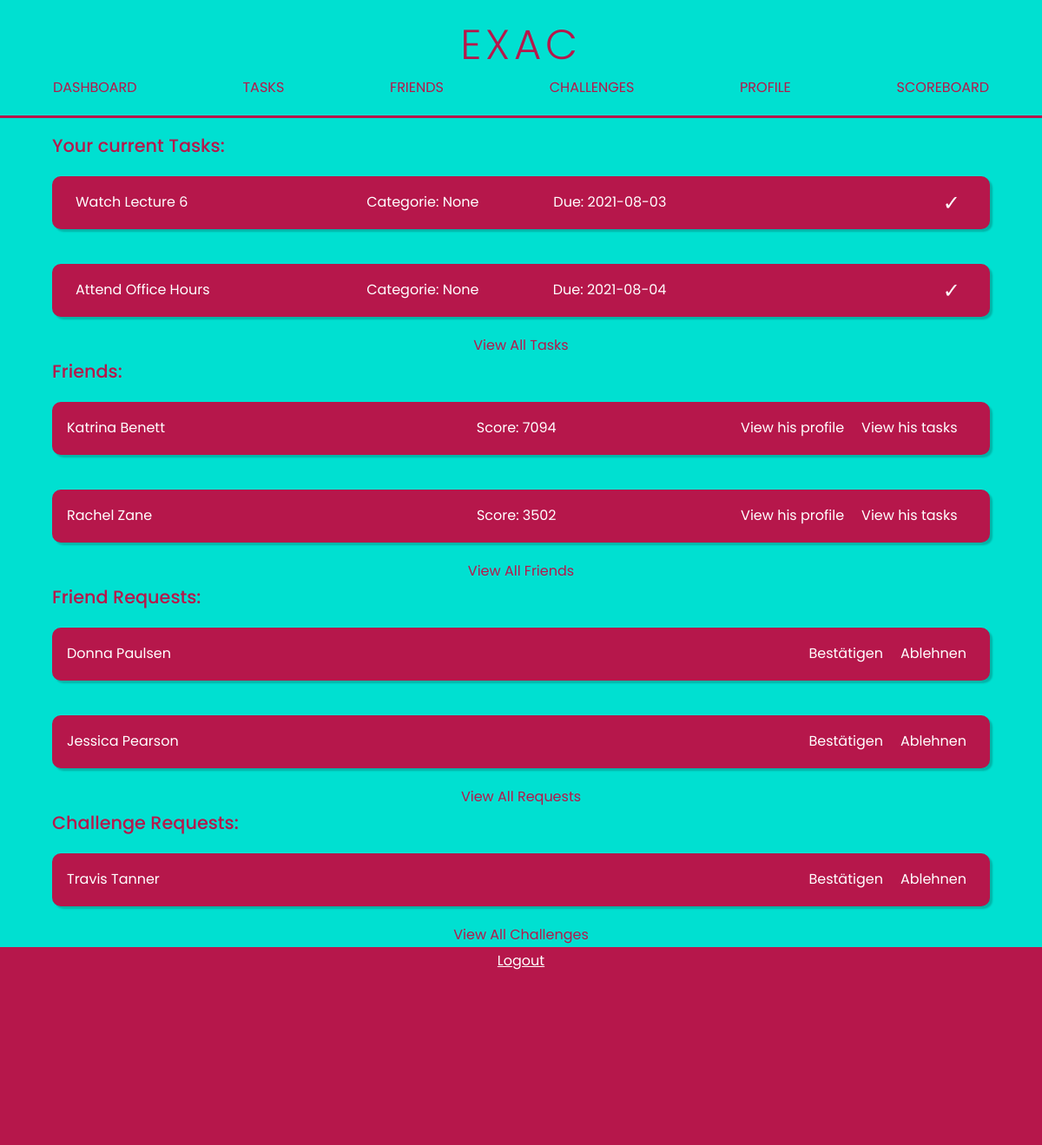
The page / (signed in) on the database as committed earlier.
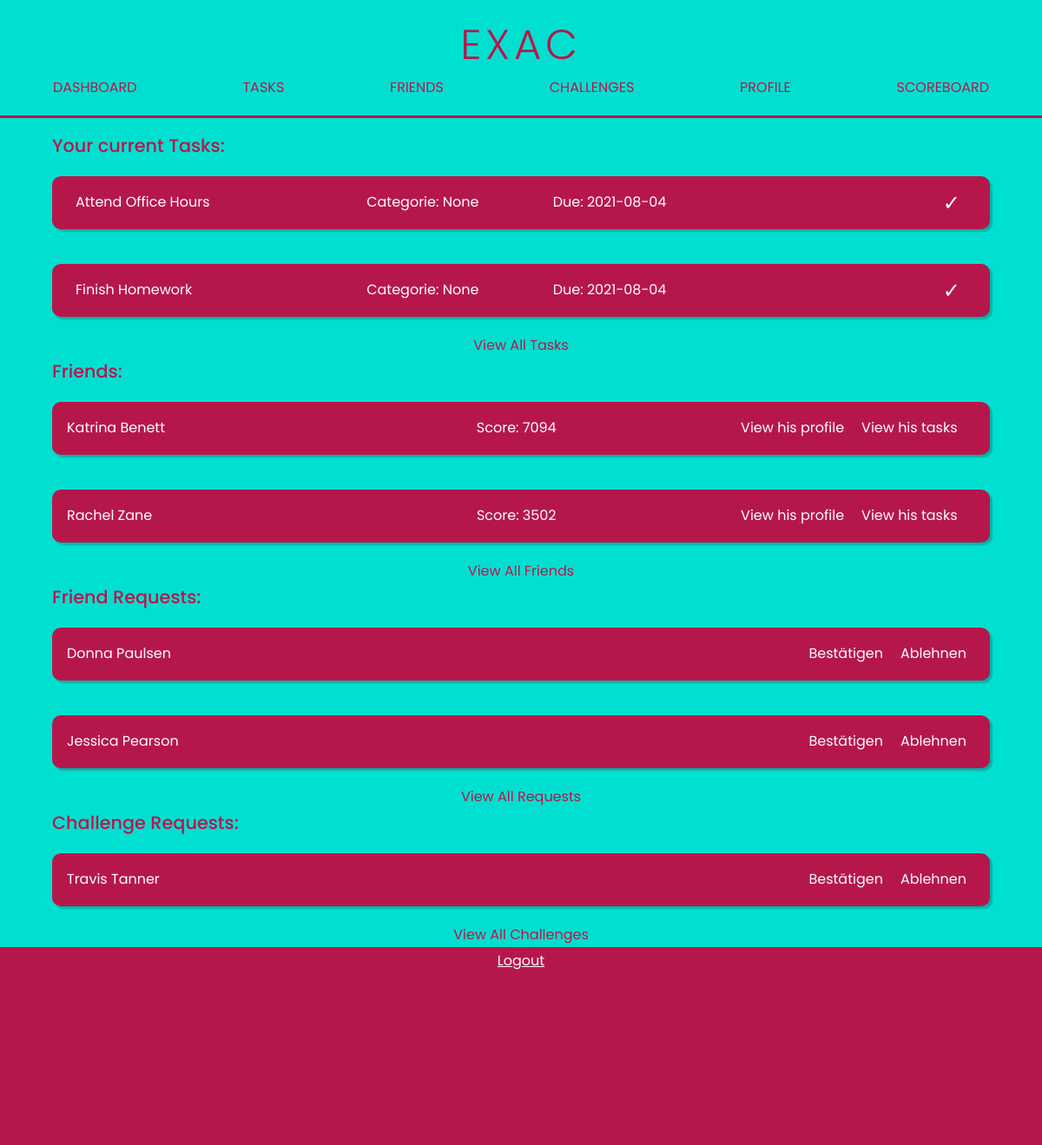
The same page on the database as committed later.
### tables this page shows
CREATE TABLE tasks(id INTEGER PRIMARY KEY, name TEXT NOT NULL, due DATE, description TEXT, user_id INTEGER, priority INTEGER, fullfilled BOOLEAN NOT NULL, fullfilled_date DATE, private BOOLEAN NOT NULL, project_id INTEGER, categorie TEXT, score INTEGER DEFAULT 10, FOREIGN KEY(project_id) REFERENCES projects(id), FOREIGN KEY(user_id) REFERENCES users(id));

CREATE TABLE users (id INTEGER PRIMARY KEY, email TEXT NOT NULL UNIQUE, username TEXT NOT NULL UNIQUE, hash TEXT NOT NULL);

CREATE TABLE scores(id INTEGER PRIMARY KEY, user_id INTEGER NOT NULL, score INTEGER NOT NULL, score_work INTEGER DEFAULT 0, score_daily INTEGER DEFAULT 0, score_health INTEGER DEFAULT 0, score_education INTEGER DEFAULT 0, FOREIGN KEY (user_id) REFERENCES users(id));

### application.py (the view)
@app.route("/")
@login_required
def index():
    incoming_friend_requests, outgoind_friend_requests = getRequests(
        session.get("user_id"), 0)
    incoming_challenge_requests, outgoing_challenge_requests = getRequests(
        session.get("user_id"), 1)
    friends = getFriends()
    challenges = getChallenges(False)
    tasks = getTasks()
    return render_template(
        "index.html",
        incoming_challenge_requests=list(incoming_challenge_requests)[:2],
        incoming_friend_requests=list(incoming_friend_requests)[:2],
        friends=list(friends)[:2],
        challenges=list(challenges)[:2],
        tasks=tasks[:2])

### application.py (called while the page is built, shortened)
@app.after_request
def after_request(response):
    response.headers["Cache-Control"] = "no-cache, no-store, must-revalidate"
    response.headers["Expires"] = 0
    response.headers["Pragma"] = "no-cache"
    return response

def getFriends():
    user_id = session.get("user_id")
    friends = set()
    friends_list_first = db.execute(
        "SELECT * FROM friends WHERE first_user_id = ? ", user_id)
    friends_list_second = db.execute(
        "SELECT * FROM friends WHERE second_user_id = ?", user_id)
    for entry in friends_list_second:
        friend_information = db.execute("SELECT * FROM users WHERE id = ?",
                                        entry["first_user_id"])
        friend_score = db.execute("SELECT * FROM scores WHERE user_id = ?",
                                  entry["first_user_id"])
        try:
            score = friend_score[0]["score"]
        except:
            score = "xxxx"
        friend = (score, friend_information[0]["username"])
        friends.add(friend)
    return friends

### helpers.py (called while the page is built)
def getTasks():
    return db.execute("SELECT * FROM tasks WHERE user_id=? AND fullfilled=0",
                      session.get("user_id"))

### templates/index.html (shortened to what the changed rows need)
{% extends "template.html" %}
{% block main %}
<div class="container">
    {%if tasks %}
    <div class="left-align"> <h1 >Your current Tasks: </h1></div>
    {% for task in tasks %}
    <form method="GET" action="/tasks/edit" style="width: 100%" id="{{task.id}}">
        <a class="entry entry3" onClick="document.getElementById('{{task.id}}').submit();">
            <div class="align-content-left">
                    <button class="btn-text margin-lr underline" type="submit">{{task.name}}</button>
            </div>
            <div class="info-container">
                <p class="underline ">Categorie: {{task.categorie}}</p>
                <p class="underline " style="text-align: left;">Due: {{task.due}}</p>
            </div>
            <div class="container-horizontal align-content-right">
                <form method="POST" action="/tasks">
                    <button class="btn-text margin-lr check" type="submit" >✓</button>
                </form>
            </div>
        </a>
    </form>
    {% endfor %}
    {% endif %}
    {%if friends %}
    <div class="left-align"><h1>Friends:</h1></div>
    {% for score, username in friends %}
    <form method="GET" action="/friends/teamUp" style="width: 100%" id="friend{{username}}">
        <div class="entry entry3" onClick="document.getElementById('friend{{username}}').submit();">
            <div class="align-content-left">
                <p class="underline">{{username}}</p>
            </div>
            <div>
                <p class="underline">Score: {{score}}</p>
            </div>
            <div class="container-horizontal align-content-right">
                <form method="GET" action="/profile">
                    <button type="submit"  class="btn-text margin-lr"><p class="underline">View his profile</p></button>
                </form>
                    <button type="submit"  class="btn-text margin-lr underline">View his tasks</button>
            </div>
        </div>
    </form>
    {% endfor %}
    {% endif %}
    {%if incoming_friend_requests %}
    <div class="left-align"><h1>Friend Requests:</h1></div>
    {% for name in incoming_friend_requests %}
    <form method="GET" action="/profile" id="friend_request{{name}}" style="width: 100%;">
        <div class="entry entry2" onClick="document.getElementById('friend_request{{name}}').submit();">
            <div class="align-content-left">
                <p class="underline">{{name}}</p>
            </div>
            <div class="container-horizontal align-content-right">
                <form action="/friends/add/accept" method="POST">
                    <button type="submit"  class="btn-text margin-lr underline">Bestätigen</button>
                </form>
                <form action="/friends/add/decline" method="POST">
                    <button type="submit"  class="btn-text margin-lr underline">Ablehnen</button>
                </form>
            </div>
        </div>
    </form>
    {% endfor %}
    {% endif %}
    {%if incoming_challenge_requests %}
    <div class="left-align"><h1>Challenge Requests:</h1></div>
    {% for name in incoming_challenge_requests %}
    <form method="GET" action="/profile" id="challenge_request{{name}}" style="width: 100%;">
        <div class="entry entry2" onClick="document.getElementById('challenge_request{{name}}').submit();">
            <div class="align-content-left">
                <p class="underline">{{name}}</p>
            </div>
            <div class="container-horizontal align-content-right">
                <form action="/challenges/accept" method="POST">
                    <button type="submit" class="btn-text margin-lr underline">Bestätigen</button>
                </form>
                <form action="/challenges/decline" method="POST">
                    <button type="submit" class="btn-text margin-lr underline">Ablehnen</button>
                </form>
            </div>
        </div>
    </form>
    {% endfor %}
    {% endif %}
</div>
{% endblock %}

Rows that differ between the two databases and show on the page:
no longer on this page (row edited): tasks: name "Watch Lecture 6", categorie "None", due "2021-08-03"
now on this page (row unchanged): tasks: name "Finish Homework", categorie "None", due "2021-08-04"
